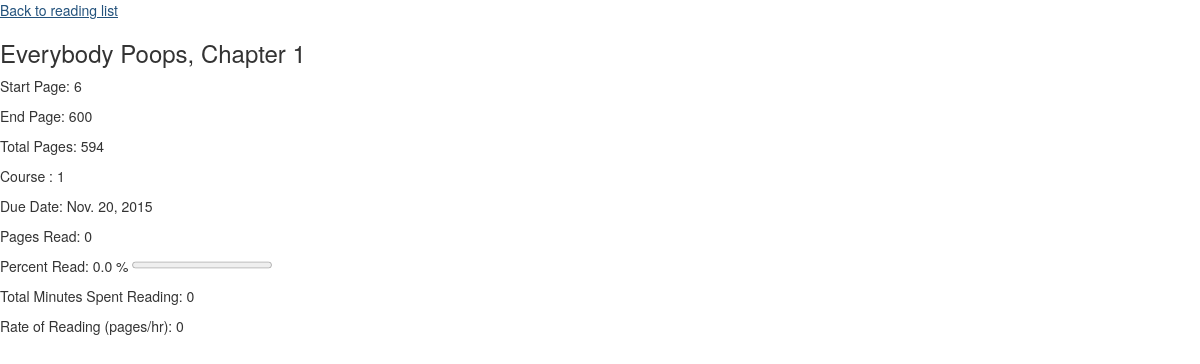
Page /item/7/ on the earlier database version.
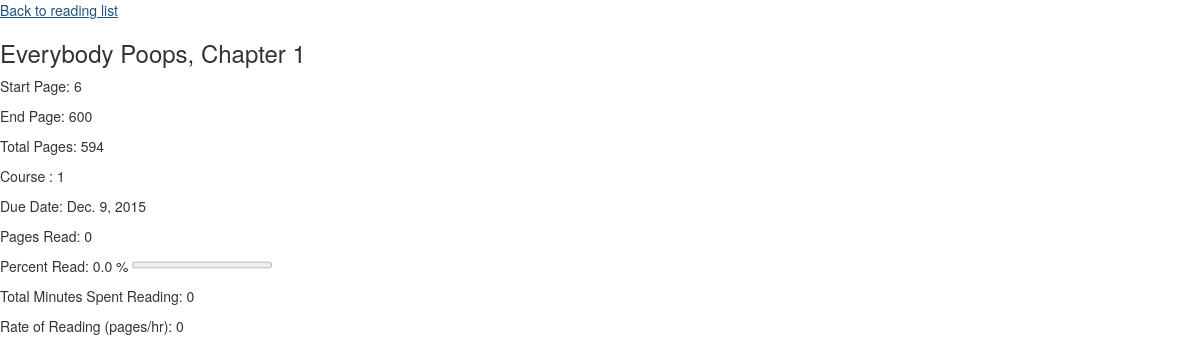
Same page on the later database version.
### inventory/models.py (models this page shows, shortened)
class Item(models.Model):
	title = models.CharField(max_length=200)
	startPage = models.IntegerField()
	endPage = models.IntegerField()
	course = models.CharField(max_length=200)
	dueDate = models.DateField()

### inventory/views.py (the view)
# urls.py: url(r'^item/(?P<id>\d+)/', views.item_detail, name='item_detail'),
def item_detail(request, id):
	try:
		item = Item.objects.get(id=id)
		percentRead = 0
		pagesRead = 0
		minutesSpent = 0
		justMatchedSessions = StudySessions.objects.filter(reading=id)
		for oneSession in justMatchedSessions:
			pagesRead = pagesRead + oneSession.endPage-oneSession.startPage
			minutesSpent = minutesSpent + oneSession.timeSpent
		percentRead = round(float(pagesRead) / float(item.endPage - item.startPage), 2)* 100
		if minutesSpent == 0:
			rateOfReading = 0
		else:
			rateOfReading = round(float(pagesRead) / float(minutesSpent), 2)
	except Item.DoesNotExist:
		raise Http404('This item does not exist')
	return render(request, 'inventory/item_detail.html', {
		'item': item,
		'percentRead': percentRead,
		'pagesRead' : pagesRead,
		'minutesSpent' : minutesSpent,
		'rateOfReading' : rateOfReading,
	})

### firstdjango/templates/inventory/item_detail.html (shortened to what this page needs)
{% extends "base.html" %}
{% load mathfilters %}
{% block content %}
	<a href="{% url 'index' %}">Back to reading list</a>
	<h3>{{ item.title|capfirst }}</h3>
	<p> Start Page: {{ item.startPage }} </p>
	<p> End Page: {{ item.endPage }}</p>
	<p> Total Pages: {{item.endPage|sub:item.startPage}}</p>
	<p> Course : {{ item.course }}</p>
	<p> Due Date: {{ item.dueDate }} </p>
	<p> Pages Read: {{ pagesRead }} </p>
	<p> Percent Read: {{ percentRead }} %	 <progress value={{percentRead}} max="100"></progress> </p>
	<p> Total Minutes Spent Reading: {{ minutesSpent }} </p>
	<p> Rate of Reading (pages/hr): {{ rateOfReading|mul:60 }} </p>
{% endblock %}

Differences in the rows shown:
changed Item "Everybody Poops, Chapter 1": dueDate "Nov. 20, 2015" → "Dec. 9, 2015"
